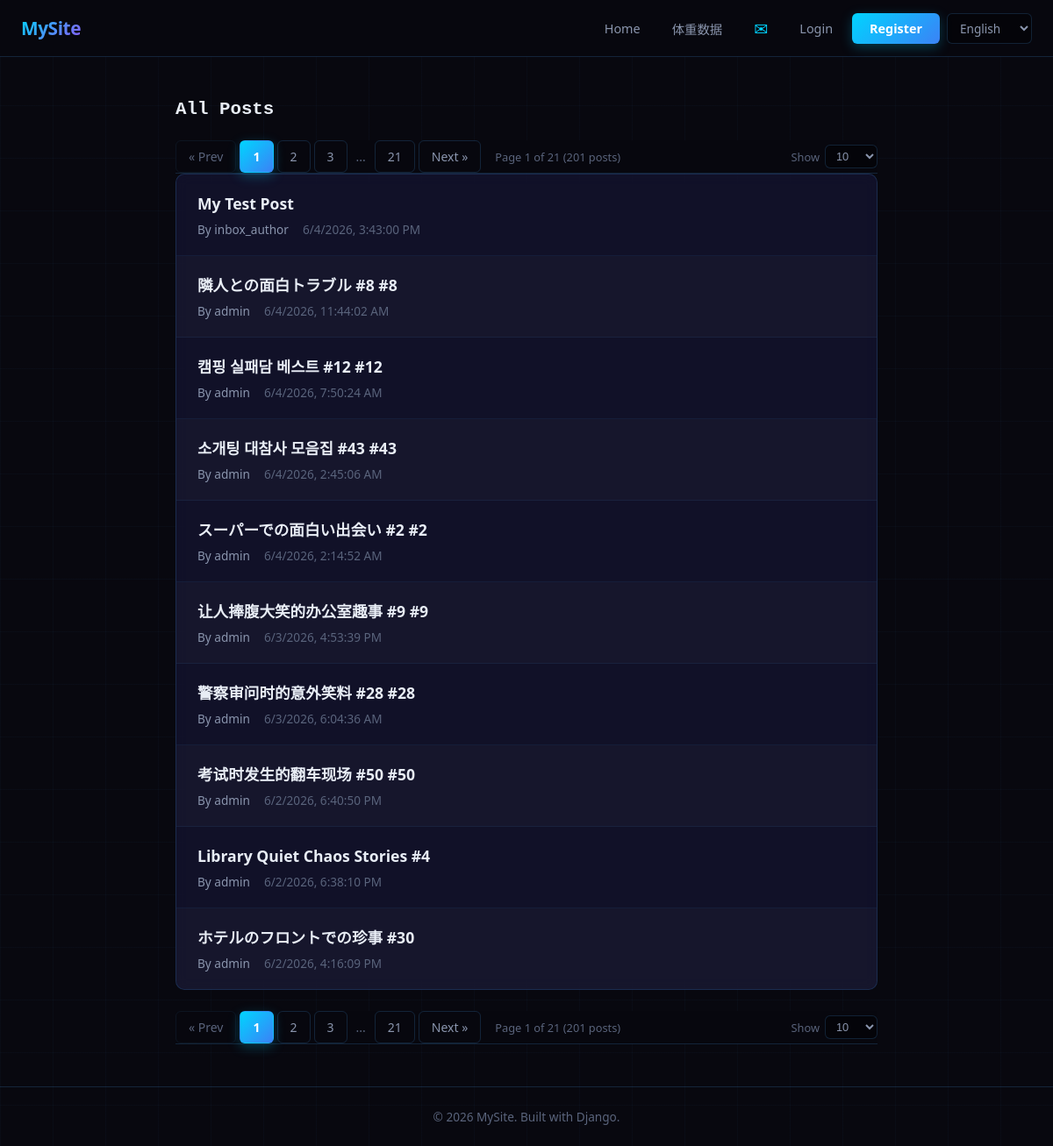
/posts/, run on the app's committed database.
### accounts/models.py (models this page shows, shortened)
class Post(models.Model):
    title = models.CharField(max_length=200, verbose_name='Title')
    content = models.TextField(verbose_name='Content')
    author = models.ForeignKey(User, on_delete=models.CASCADE, related_name='posts')
    created_at = models.DateTimeField(auto_now_add=True, verbose_name='Created At')
    updated_at = models.DateTimeField(auto_now=True, verbose_name='Updated At')
    class Meta:
        ordering = ['-created_at']
        verbose_name = 'Post'
        verbose_name_plural = 'Posts'

### accounts/views.py (the view)
# urls.py: path('posts/', views.post_list, name='post_list'),
def post_list(request):
    page_obj = _paginate_posts(request)
    return render(request, 'accounts/post_list.html', {
        'posts': page_obj.object_list, 'page_obj': page_obj,
        'per_page_options': PER_PAGE_OPTIONS,
    })

### accounts/views.py (called while the page is built)
def _paginate_posts(request):
    qs = Post.objects.select_related('author').all()
    per_page = request.GET.get('per_page', str(DEFAULT_PER_PAGE))
    try:
        per_page = int(per_page)
        if per_page not in PER_PAGE_OPTIONS:
            per_page = DEFAULT_PER_PAGE
    except (ValueError, TypeError):
        per_page = DEFAULT_PER_PAGE
    paginator = Paginator(qs, per_page)
    page = request.GET.get('page', 1)
    try:
        page_obj = paginator.page(page)
    except (PageNotAnInteger, EmptyPage):
        page_obj = paginator.page(1)
    return page_obj

### templates/accounts/post_list.html (shortened to what this page needs)
<!DOCTYPE html>
{% load i18n %}
<html lang="{{ LANGUAGE_CODE }}">
<head>
    <link rel="stylesheet" href="/static/css/style.css">
</head>
<body>
    <nav>
        <div class="nav-container">
            <a href="/" class="logo">{% trans "MySite" %}</a>
            <div class="nav-links">
                <a href="/posts/">{% trans "Home" %}</a>
                <a href="/weight-data/">体重数据</a>
                                <div class="nav-right">
                    <a href="/comments/received/" class="nav-envelope" title="Inbox">&#9993;</a>
                    {% if user.is_authenticated %}
                        <a href="/logout/">{% trans "Logout" %}</a>
                    {% else %}
                        <a href="/login/">{% trans "Login" %}</a>
                        <a href="/register/" class="btn-register">{% trans "Register" %}</a>
                    {% endif %}
                    {% include "accounts/language_switcher.html" %}
                </div>
            </div>
        </div>
    </nav>
    <main class="post-main">
        <section class="post-list-section">
            <div class="post-list-header">
                <h2>{% trans "All Posts" %}</h2>
            </div>
            {% if posts %}
                {% include "accounts/pagination.html" %}
                <div class="post-list">
                    {% for post in posts %}
                        <article class="post-item">
                            <h3>
                                <a href="/posts/{{ post.id }}/?page={{ page_obj.number }}&per_page={{ page_obj.paginator.per_page }}">{{ post.title }}</a>
                            </h3>
                            <div class="post-meta">
                                <span class="post-author">{% trans "By" %} {{ post.author.username }}</span>
                                <span class="post-date"><time class="utc-time" datetime="{{ post.created_at|date:'c' }}">{{ post.created_at|date:'Y-m-d H:i' }}</time></span>
                            </div>
                        </article>
                    {% endfor %}
                </div>
                {% include "accounts/pagination.html" %}
            {% else %}
                <p class="empty-row">{% trans "No posts yet." %}</p>
            {% endif %}
        </section>
    </main>
    <footer>
        <p>{% trans "© 2026 MySite. Built with Django." %}</p>
    </footer>
</body>
</html>

### templates/accounts/language_switcher.html (shortened to what this page needs)
{% load i18n %}
<form action="{% url 'set_language' %}" method="post" class="lang-switcher">
    <select name="language" onchange="this.form.submit()">
        {% get_current_language as CURRENT_LANGUAGE %}
        {% get_available_languages as LANGUAGES %}
        {% get_language_info_list for LANGUAGES as languages %}
        {% for lang in languages %}
            <option value="{{ lang.code }}"{% if lang.code == CURRENT_LANGUAGE %} selected{% endif %}>
                {{ lang.name_local }}
            </option>
        {% endfor %}
    </select>
</form>

### templates/accounts/pagination.html (shortened to what this page needs)
{% load i18n %}
{% with pp=page_obj.paginator.per_page %}
<nav class="pagination">
    {% if page_obj.paginator.num_pages > 1 %}
        {% if page_obj.has_previous %}
            <a href="?page={{ page_obj.previous_page_number }}&per_page={{ pp }}" class="page-link">&laquo; {% trans "Prev" %}</a>
        {% else %}
            <span class="page-link disabled">&laquo; {% trans "Prev" %}</span>
        {% endif %}
        {% for num in page_obj.paginator.page_range %}
            {% if num >= page_obj.number|add:'-2' and num <= page_obj.number|add:'2' %}
                {% if num == page_obj.number %}
                    <span class="page-link active">{{ num }}</span>
                {% else %}
                    <a href="?page={{ num }}&per_page={{ pp }}" class="page-link">{{ num }}</a>
                {% endif %}
            {% elif num == 1 or num == page_obj.paginator.num_pages %}
                {% if num == 1 and page_obj.number > 4 %}
                    <a href="?page=1&per_page={{ pp }}" class="page-link">1</a>
                    <span class="page-ellipsis">...</span>
                {% elif num == page_obj.paginator.num_pages and page_obj.number < page_obj.paginator.num_pages|add:'-3' %}
                    <span class="page-ellipsis">...</span>
                    <a href="?page={{ page_obj.paginator.num_pages }}&per_page={{ pp }}" class="page-link">{{ page_obj.paginator.num_pages }}</a>
                {% endif %}
            {% endif %}
        {% endfor %}
        {% if page_obj.has_next %}
            <a href="?page={{ page_obj.next_page_number }}&per_page={{ pp }}" class="page-link">{% trans "Next" %} &raquo;</a>
        {% else %}
            <span class="page-link disabled">{% trans "Next" %} &raquo;</span>
        {% endif %}
    {% endif %}
    <span class="page-info">{% blocktrans with current=page_obj.number total=page_obj.paginator.num_pages total_posts=page_obj.paginator.count %}Page {{ current }} of {{ total }} ({{ total_posts }} posts){% endblocktrans %}</span>
    {% if per_page_options %}
    <form class="per-page-form" method="get" action="">
        <label for="per_page_select">{% trans "Show" %}</label>
        <select id="per_page_select" name="per_page" onchange="this.form.submit()">
            {% for opt in per_page_options %}
                <option value="{{ opt }}" {% if pp == opt %}selected{% endif %}>{{ opt }}</option>
            {% endfor %}
        </select>
    </form>
    {% endif %}
</nav>
{% endwith %}

### data on the page
Post: title "My Test Post", author.username "inbox_author"
Post: title "隣人との面白トラブル #8 #8", author.username "admin"
Post: title "캠핑 실패담 베스트 #12 #12", author.username "admin"
Post: title "소개팅 대참사 모음집 #43 #43", author.username "admin"
Post: title "スーパーでの面白い出会い #2 #2", author.username "admin"
Post: title "让人捧腹大笑的办公室趣事 #9 #9", author.username "admin"
Post: title "警察审问时的意外笑料 #28 #28", author.username "admin"
Post: title "考试时发生的翻车现场 #50 #50", author.username "admin"
Post: title "Library Quiet Chaos Stories #4", author.username "admin"
Post: title "ホテルのフロントでの珍事 #30", author.username "admin"

### other printed values
{{ num }} "1" "1"
{{ num }} "2" "3" "2" "3"
{{ page_obj.paginator.num_pages }} "21" "21"
form field language "English"
form field per_page "10 10"
